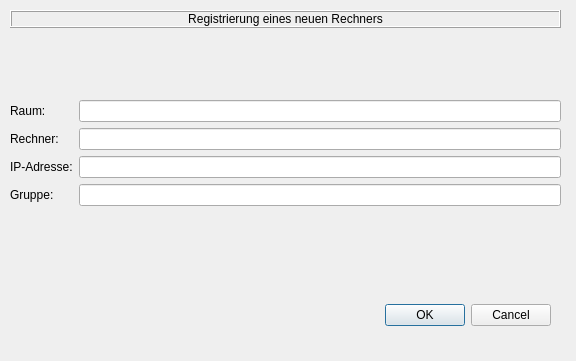
<?xml version="1.0" encoding="UTF-8"?>
<ui version="4.0">
 <class>RegistrierungsDialog</class>
 <widget class="QDialog" name="RegistrierungsDialog">
  <property name="geometry">
   <rect>
    <x>0</x>
    <y>0</y>
    <width>576</width>
    <height>361</height>
   </rect>
  </property>
  <property name="windowTitle">
   <string>Dialog</string>
  </property>
  <widget class="QDialogButtonBox" name="buttonBox">
   <property name="geometry">
    <rect>
     <x>20</x>
     <y>280</y>
     <width>531</width>
     <height>71</height>
    </rect>
   </property>
   <property name="orientation">
    <enum>Qt::Horizontal</enum>
   </property>
   <property name="standardButtons">
    <set>QDialogButtonBox::Cancel|QDialogButtonBox::Ok</set>
   </property>
  </widget>
  <widget class="QWidget" name="verticalLayoutWidget">
   <property name="geometry">
    <rect>
     <x>10</x>
     <y>10</y>
     <width>551</width>
     <height>261</height>
    </rect>
   </property>
   <layout class="QVBoxLayout" name="verticalLayout">
    <item>
     <widget class="QLabel" name="label">
      <property name="frameShape">
       <enum>QFrame::Box</enum>
      </property>
      <property name="frameShadow">
       <enum>QFrame::Raised</enum>
      </property>
      <property name="text">
       <string>Registrierung eines neuen Rechners</string>
      </property>
      <property name="alignment">
       <set>Qt::AlignCenter</set>
      </property>
     </widget>
    </item>
    <item>
     <layout class="QFormLayout" name="formLayout">
      <item row="1" column="0">
       <widget class="QLabel" name="label_2">
        <property name="text">
         <string>Raum:</string>
        </property>
       </widget>
      </item>
      <item row="2" column="0">
       <widget class="QLabel" name="label_3">
        <property name="text">
         <string>Rechner:</string>
        </property>
       </widget>
      </item>
      <item row="3" column="0">
       <widget class="QLabel" name="label_4">
        <property name="text">
         <string>IP-Adresse:</string>
        </property>
       </widget>
      </item>
      <item row="4" column="0">
       <widget class="QLabel" name="label_5">
        <property name="text">
         <string>Gruppe:</string>
        </property>
       </widget>
      </item>
      <item row="1" column="1">
       <widget class="QLineEdit" name="raum"/>
      </item>
      <item row="2" column="1">
       <widget class="QLineEdit" name="rechner"/>
      </item>
      <item row="3" column="1">
       <widget class="QLineEdit" name="ip"/>
      </item>
      <item row="4" column="1">
       <widget class="QLineEdit" name="gruppe"/>
      </item>
      <item row="0" column="1">
       <spacer name="verticalSpacer">
        <property name="orientation">
         <enum>Qt::Vertical</enum>
        </property>
        <property name="sizeHint" stdset="0">
         <size>
          <width>20</width>
          <height>40</height>
         </size>
        </property>
       </spacer>
      </item>
      <item row="5" column="1">
       <spacer name="verticalSpacer_2">
        <property name="orientation">
         <enum>Qt::Vertical</enum>
        </property>
        <property name="sizeHint" stdset="0">
         <size>
          <width>20</width>
          <height>40</height>
         </size>
        </property>
       </spacer>
      </item>
     </layout>
    </item>
   </layout>
  </widget>
 </widget>
 <resources/>
 <connections>
  <connection>
   <sender>buttonBox</sender>
   <signal>accepted()</signal>
   <receiver>RegistrierungsDialog</receiver>
   <slot>accept()</slot>
   <hints>
    <hint type="sourcelabel">
     <x>248</x>
     <y>254</y>
    </hint>
    <hint type="destinationlabel">
     <x>157</x>
     <y>274</y>
    </hint>
   </hints>
  </connection>
  <connection>
   <sender>buttonBox</sender>
   <signal>rejected()</signal>
   <receiver>RegistrierungsDialog</receiver>
   <slot>reject()</slot>
   <hints>
    <hint type="sourcelabel">
     <x>316</x>
     <y>260</y>
    </hint>
    <hint type="destinationlabel">
     <x>286</x>
     <y>274</y>
    </hint>
   </hints>
  </connection>
 </connections>
</ui>
